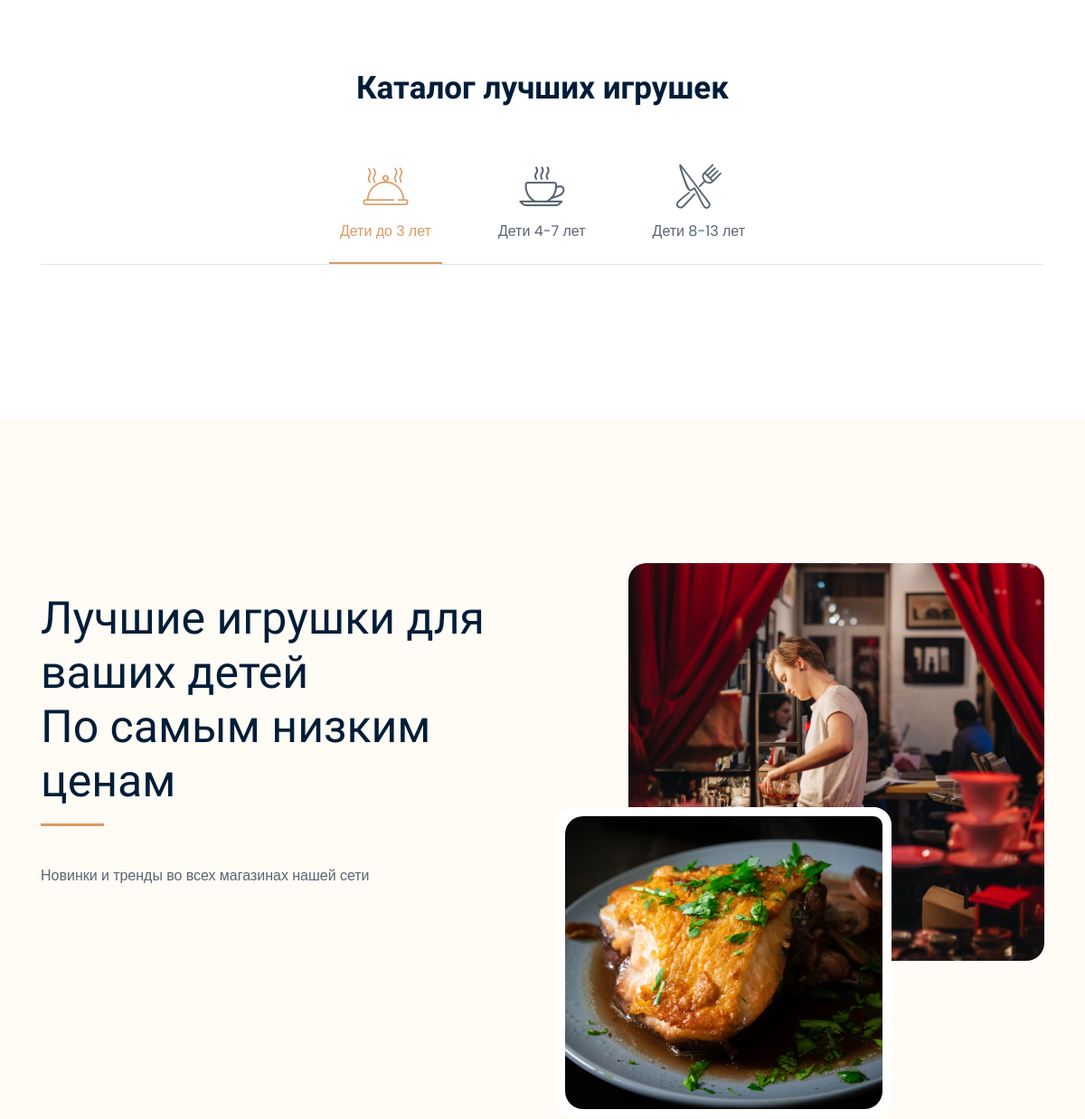
Before: / (middle part) with the older database file.
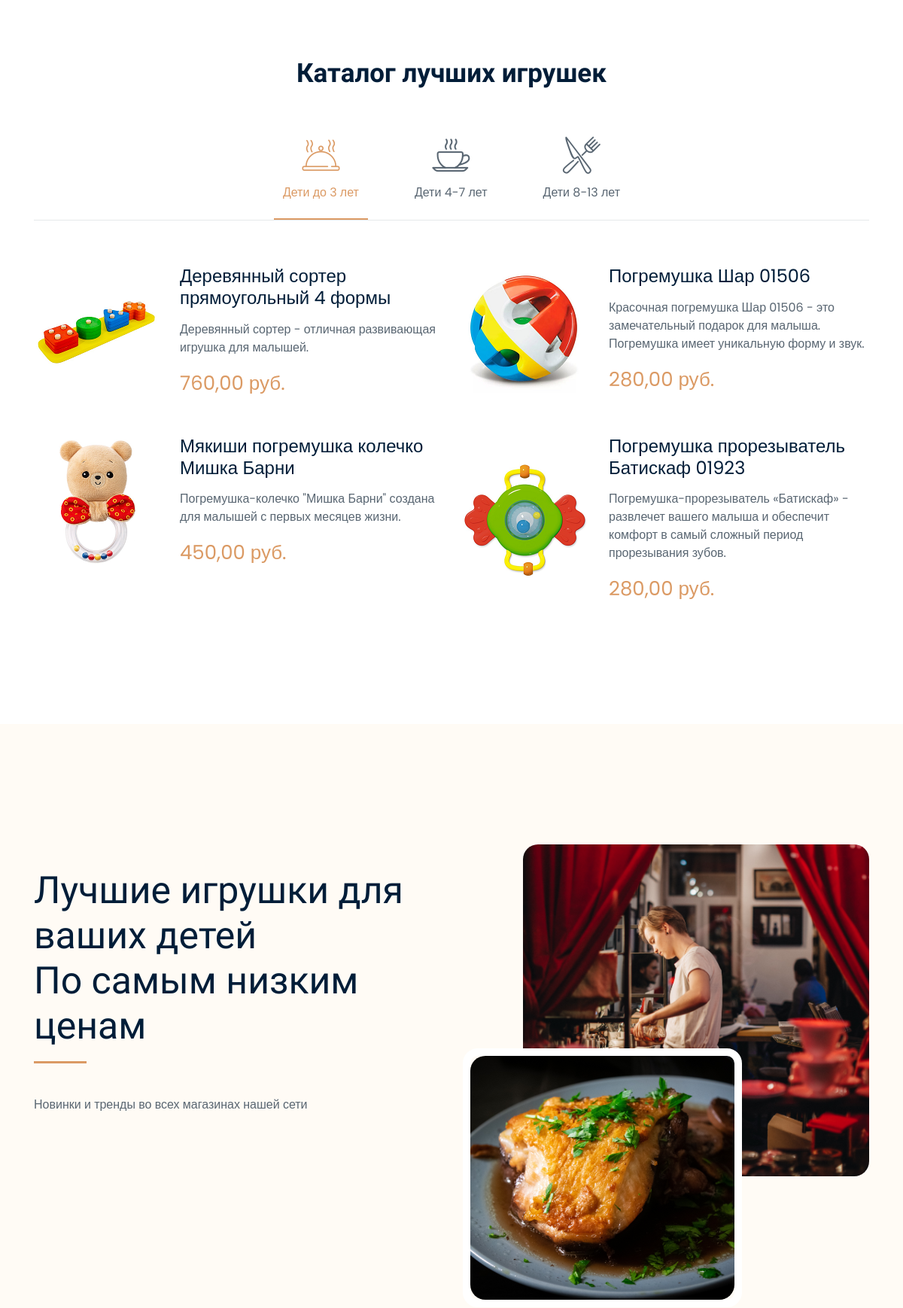
After: the same page with the newer database file.
### kisite/models.py (models this page shows, shortened)
class Tovar(models.Model):
    title=models.CharField(max_length=150,verbose_name='Наименование')
    description=models.TextField(verbose_name='Описание')
    image=models.ImageField(upload_to='images',verbose_name='Изображение')
    price=models.DecimalField(max_digits=10,decimal_places=2,verbose_name='Цена')
    TYPE=[
        ('DO3','Дети до трех лет'),
        ('GRLboy3_6','Девочки и Мальчики 3-6'),
        ('GRLboy7_13','Девочки и Мальчики 7-13'),
    ]
    type=models.CharField(choices=TYPE,max_length=15,default='DO3',verbose_name='Тип')

### kisite/views.py (the view)
# urls.py: path('', views.index,name='index'),
def index(request):
    tovar_do3 = Tovar.objects.filter(type__exact='DO3').order_by('?')[:6]
    tovar_do7 = Tovar.objects.filter(type__exact='GRLboy3_6').order_by('?')[:6]
    tovar_do13 = Tovar.objects.filter(type__exact='GRLboy7_13').order_by('?')[:6]
    context = {'tovar_do3': tovar_do3, 'tovar_do7': tovar_do7, 'tovar_do13': tovar_do13}
    return render(
        request,
        'index.html',
        context=context
    )

### kisite/templates/index.html (shortened to what this page needs)
{% extends 'main.html' %}
{% load static %}
{% block content %}
<div class="slider_area" >
<div class="Delicious_area">
    <div class="container">
        <div class="row">
            <div class="col-xl-12">
                <div class="section_title text-center mb-50">
                    <h3>Каталог лучших игрушек</h3>
                </div>
            </div>
        </div>
        <div class="tablist_menu">
            <div class="row">
                <div class="col-xl-12">
                    <ul class="nav justify-content-center" id="pills-tab" role="tablist">
                        <li class="nav-item">
                            <a class="nav-link active" id="pills-home-tab" data-toggle="pill" href="#pills-home" role="tab" aria-controls="pills-home" aria-selected="true">
                                <div class="single_menu text-center">
                                    <div class="icon">
                                        <i class="flaticon-lunch"></i>
                                    </div>
                                    <h4>Дети до 3 лет</h4>
                                </div>
                            </a>
                        </li>
                        <li class="nav-item">
                            <a class="nav-link" id="pills-profile-tab" data-toggle="pill" href="#pills-profile" role="tab" aria-controls="pills-profile" aria-selected="false">
                                <div class="single_menu text-center">
                                    <div class="icon">
                                        <i class="flaticon-food"></i>
                                    </div>
                                    <h4>Дети 4-7 лет</h4>
                                </div>
                            </a>
                        </li>
                        <li class="nav-item">
                            <a class="nav-link" id="pills-contact-tab" data-toggle="pill" href="#pills-contact" role="tab" aria-controls="pills-contact" aria-selected="false">
                                <div class="single_menu text-center">
                                    <div class="icon">
                                        <i class="flaticon-kitchen"></i>
                                    </div>
                                    <h4>Дети 8-13 лет</h4>
                                </div>
                            </a>
                        </li>
                    </ul>
                </div>
            </div>
        </div>
        <div class="tab-content" id="pills-tabContent">
            <div class="tab-pane fade show active" id="pills-home" role="tabpanel" aria-labelledby="pills-home-tab">
                {% include 'tovaritems.html' with menu=tovar_do3 %}
            </div>
        </div>
    </div>
</div>
<div class="about_area">
    <div class="container">
        <div class="row align-items-center">
            <div class="col-lg-6">
                <div class="about_info_wrap">
                    <h3>Лучшие игрушки для ваших детей<br />По самым низким ценам</h3>
                    <span class="long_dash"></span>
                    <p> Новинки и тренды во всех магазинах нашей сети</p>
                </div>
            </div>
            <div class="col-lg-6">
                <div class="about_img">
                    <div class="img_1">
                        <img src="{% static 'img/about/big.png' %}" alt="">
                    </div>
                    <div class="small_img">
                        <img src="{% static 'img/about/small.png' %}" alt="">
                    </div>
                </div>
            </div>
        </div>
    </div>
</div>
{% endblock %}

### kisite/templates/main.html (shortened to what this page needs)
<!DOCTYPE html>
<html class="no-js" lang="zxx">
<head>
    {% load static %}
    <link rel="stylesheet" href="{% static 'css/bootstrap.min.css' %}">
    <link rel="stylesheet" href="{% static 'css/owl.carousel.min.css' %}">
    <link rel="stylesheet" href="{% static 'css/magnific-popup.css' %}">
    <link rel="stylesheet" href="{% static 'css/font-awesome.min.css' %}">
    <link rel="stylesheet" href="{% static 'css/themify-icons.css' %}">
    <link rel="stylesheet" href="{% static 'css/gijgo.css' %}">
    <link rel="stylesheet" href="{% static 'css/nice-select.css' %}">
    <link rel="stylesheet" href="{% static 'css/flaticon.css' %}">
    <link rel="stylesheet" href="{% static 'css/slicknav.css' %}">
    <link rel="stylesheet" href="{% static 'css/style.css' %}">
</head>
<body>
{% block content %}{% endblock %}
</body>
</html>

### kisite/templates/tovaritems.html
<div class="row">
    {% for item in menu %}
    <div class="col-xl-6 col-md-6 col-lg-6">
        <div class="single_delicious d-flex align-items-center">
            <div class="thumb">
                <img src="{{ MEDIA_URL }} {{ item.image.url }}" alt="{{ item.title }}">
            </div>
            <div class="info">
                <h3> {{ item.title }}</h3>
                <p>{{ item.description }}</p>
                <span>{{ item.price }} руб.</span>
            </div>
        </div>
    </div>
    {% endfor %}
</div>

Changed rows visible on the page:
added Tovar: image (picture), title "Деревянный сортер прямоугольный 4 формы", description "Деревянный сортер - отличная развивающая игрушка для малышей.", price "760,00"
added Tovar: image (picture), title "Погремушка Шар 01506", description "Красочная погремушка Шар 01506 - это замечательный подарок для малыша. Погремушка имеет уникальную форму и звук.", price "280,00"
added Tovar: image (picture), title "Мякиши погремушка колечко Мишка Барни", description "Погремушка-колечко \"Мишка Барни\" создана для малышей с первых месяцев жизни.", price "450,00"
added Tovar: image (picture), title "Погремушка прорезыватель Батискаф 01923", description "Погремушка-прорезыватель «Батискаф» - развлечет вашего малыша и обеспечит комфорт в самый сложный период прорезывания зубов.", price "280,00"
